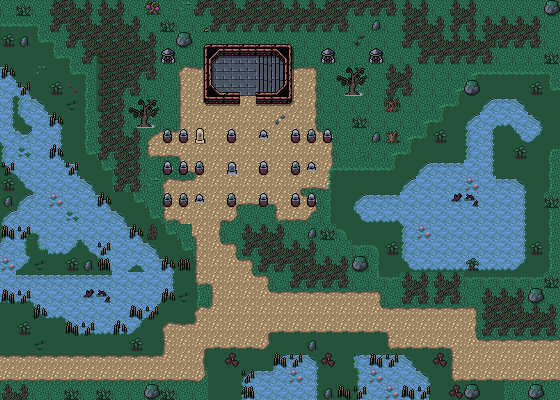

Tiled map render using the project's own tile images. Description and the map definition, with tile-layer contents summarised, below:
An orthogonal 35x25 tile map with 16x16 px tiles, 4 tile layers (Background, Ground, Clutter, Objects), 2 tilesets and 49 objects.

<map version="1.10" tiledversion="1.10.1" orientation="orthogonal" renderorder="right-down" width="35" height="25" tilewidth="16" tileheight="16" infinite="0" nextlayerid="8" nextobjectid="102">
 <editorsettings>
  <export target="wastetown..tmx" format="tmx" />
 </editorsettings>
 <tileset firstgid="1" source="../../tileset/main.tsx" />
 <tileset firstgid="10113" source="../../tileset/buildings.tsx" />
 <layer id="1" name="Background" width="35" height="25">
  <data>[875 cells, 561 non-empty, 32 distinct tile ids]</data>
 </layer>
 <layer id="2" name="Ground" width="35" height="25">
  <data>[875 cells, 629 non-empty, 50 distinct tile ids]</data>
 </layer>
 <layer id="3" name="Clutter" width="35" height="25">
  <data>[875 cells, 693 non-empty, 107 distinct tile ids]</data>
 </layer>
 <layer id="7" name="Objects" width="35" height="25">
  <properties>
   <property name="spriteLayer" type="bool" value="true" />
  </properties>
  <data>[875 cells, 71 non-empty, 13 distinct tile ids]</data>
 </layer>
 <objectgroup id="4" name="Objects">
  <object id="38" template="../../obj/entry_up.tx" x="532.667" y="378.833" width="28" height="39.5">
   <properties>
    <property name="direction" value="right" />
   </properties>
  </object>
  <object id="49" template="../../obj/entry_down.tx" x="258" y="93.5" width="28.5" height="40">
   <properties>
    <property name="direction" value="right" />
    <property name="teleport" value="../common/maps/map/graveyard_crypt/crypt_3.tmx" />
   </properties>
  </object>
  <object id="52" template="../../obj/enemy.tx" x="207.682" y="268.401">
   <properties>
    <property name="enemy" value="Dark Knight" />
    <property name="threatRange" type="int" value="40" />
    <property name="waypoints" value="95,92" />
   </properties>
  </object>
  <object id="53" template="../../obj/enemy.tx" x="368" y="109">
   <properties>
    <property name="enemy" value="Grave Titan" />
   </properties>
  </object>
  <object id="54" template="../../obj/gold.tx" x="162" y="161" />
  <object id="56" template="../../obj/enemy.tx" x="186" y="160" visible="1">
   <properties>
    <property name="enemy" value="Greater Zombie" />
    <property name="hidden" type="bool" value="true" />
    <property name="pursueRange" type="float" value="60" />
    <property name="threatRange" type="float" value="30" />
   </properties>
  </object>
  <object id="58" template="../../obj/enemy.tx" x="187" y="193" visible="1">
   <properties>
    <property name="enemy" value="Zombie" />
    <property name="hidden" type="bool" value="true" />
    <property name="pursueRange" type="float" value="60" />
    <property name="threatRange" type="float" value="30" />
   </properties>
  </object>
  <object id="59" template="../../obj/collision.tx" x="-18" y="-15.472" width="16" height="419.444" />
  <object id="60" template="../../obj/collision.tx" x="561" y="-4.222" width="16" height="403.444" />
  <object id="61" template="../../obj/collision.tx" x="-7.73" y="400" width="565.46" height="16" />
  <object id="62" template="../../obj/collision.tx" x="-10.73" y="-17" width="582.96" height="16" />
  <object id="63" template="../../obj/manashards.tx" x="0.5" y="16" />
  <object id="64" template="../../obj/manashards.tx" x="545.5" y="166.5" />
  <object id="66" template="../../obj/enemy.tx" x="270.5" y="142.5" visible="1">
   <properties>
    <property name="enemy" value="Skeleton Soldier" />
    <property name="hidden" type="bool" value="true" />
    <property name="pursueRange" type="float" value="60" />
    <property name="threatRange" type="float" value="30" />
   </properties>
  </object>
  <object id="67" template="../../obj/booster.tx" x="542.5" y="31.5">
   <properties>
    <property name="reward">[
  {
    "editions": [ "SNC" ],
    "type": "card",
    "count": 10,
    "rarity": [ "Common" ]
  },
  {
    "editions": [ "SNC" ],
    "type": "card",
    "count": 3,
    "rarity": [ "Uncommon" ]
  },
  {
    "editions": [ "SNC" ],
    "type": "card",
    "count": 3,
    "rarity": [ "Rare", "Mythic Rare" ]
  }
]
</property>
   </properties>
  </object>
  <object id="68" template="../../obj/enemy.tx" x="455" y="250.5">
   <properties>
    <property name="enemy" value="Wraith" />
    <property name="threatRange" type="int" value="20" />
    <property name="waypoints" value="77,78,99,97,79" />
   </properties>
  </object>
  <object id="69" template="../../obj/enemy.tx" x="32" y="161">
   <properties>
    <property name="enemy" value="Crocodile" />
    <property name="threatRange" type="int" value="50" />
    <property name="waypoints" value="85,84,81,82,83,84" />
   </properties>
  </object>
  <object id="70" template="../../obj/enemy.tx" x="117.5" y="374.5">
   <properties>
    <property name="enemy" value="Dark Knight" />
    <property name="threatRange" type="int" value="40" />
    <property name="waypoints" value="91,90,92,94,92,90" />
   </properties>
  </object>
  <object id="71" template="../../obj/gold.tx" x="220" y="76" />
  <object id="72" template="../../obj/enemy.tx" x="30.5" y="61">
   <properties>
    <property name="enemy" value="Adept Black Wizard" />
    <property name="threatRange" type="int" value="60" />
   </properties>
  </object>
  <object id="73" template="../../obj/treasure.tx" x="29.5" y="22" />
  <object id="74" template="../../obj/treasure.tx" x="368.5" y="93" />
  <object id="75" template="../../obj/enemy.tx" x="492.5" y="130">
   <properties>
    <property name="enemy" value="Wraith" />
    <property name="threatRange" type="int" value="20" />
    <property name="waypoints" value="99,97,79,77,78" />
   </properties>
  </object>
  <object id="76" template="../../obj/enemy.tx" x="157" y="98">
   <properties>
    <property name="enemy" value="Wraith" />
    <property name="threatRange" type="int" value="20" />
    <property name="waypoints" value="101,100,99" />
   </properties>
  </object>
  <object id="77" template="../../obj/waypoint.tx" x="348" y="236.5" />
  <object id="78" template="../../obj/waypoint.tx" x="472.5" y="202" />
  <object id="79" template="../../obj/waypoint.tx" x="465" y="304" />
  <object id="80" template="../../obj/waypoint.tx" x="85" y="230" />
  <object id="81" template="../../obj/waypoint.tx" x="144.5" y="298.5" />
  <object id="82" template="../../obj/waypoint.tx" x="2" y="293" />
  <object id="83" template="../../obj/waypoint.tx" x="7.5" y="233" />
  <object id="84" template="../../obj/waypoint.tx" x="48.5" y="208.5" />
  <object id="85" template="../../obj/waypoint.tx" x="38.5" y="142.5" />
  <object id="86" template="../../obj/gold.tx" x="319" y="160.5" />
  <object id="87" template="../../obj/gold.tx" x="162.5" y="194.5" />
  <object id="88" template="../../obj/enemy.tx" x="238" y="144.5" visible="1">
   <properties>
    <property name="enemy" value="Skeleton Soldier" />
    <property name="hidden" type="bool" value="true" />
    <property name="pursueRange" type="float" value="60" />
    <property name="threatRange" type="float" value="30" />
   </properties>
  </object>
  <object id="89" template="../../obj/enemy.tx" x="275" y="206" visible="1">
   <properties>
    <property name="enemy" value="Skeleton Soldier" />
    <property name="hidden" type="bool" value="true" />
    <property name="pursueRange" type="float" value="60" />
    <property name="threatRange" type="float" value="30" />
   </properties>
  </object>
  <object id="90" template="../../obj/waypoint.tx" x="178" y="371.5" />
  <object id="91" template="../../obj/waypoint.tx" x="4" y="378" />
  <object id="92" template="../../obj/waypoint.tx" x="232.5" y="312.5" />
  <object id="93" template="../../obj/waypoint.tx" x="368.5" y="323.5" />
  <object id="94" template="../../obj/waypoint.tx" x="456" y="338.5" />
  <object id="95" template="../../obj/waypoint.tx" x="206.5" y="230.5" />
  <object id="96" template="../../obj/waypoint.tx" x="399.5" y="127" />
  </objectgroup>
</map>
<!-- 5 of 49 objects omitted -->
